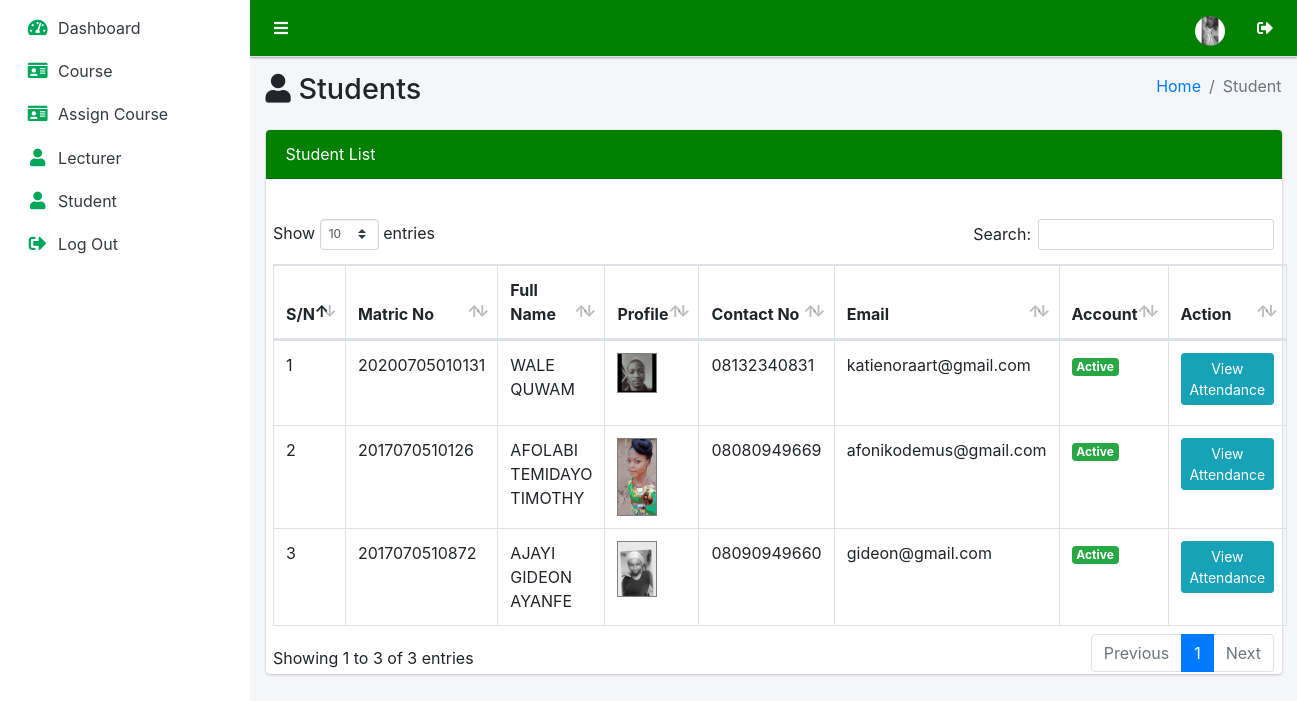
The app's page /admin/attendance-list.php (signed in) with its own data.
### tables this page shows
CREATE TABLE `tbluser` (
  `id` int NOT NULL,
  `matricno` varchar(100) DEFAULT NULL,
  `fullname` varchar(100) NOT NULL,
  `email` varchar(50) NOT NULL,
  `phone` varchar(15) DEFAULT NULL,
  `gender` varchar(10) DEFAULT NULL,
  `level` varchar(10) DEFAULT NULL,
  `program` varchar(5) DEFAULT NULL,
  `department` varchar(50) DEFAULT NULL,
  `faculty` varchar(10) DEFAULT NULL,
  `password` text NOT NULL,
  `picture` varchar(100) NOT NULL,
  `usertype` varchar(10) NOT NULL,
  `status` varchar(10) NOT NULL
);

### core/init.php (called while the page is built, shortened)
<?php
	include('database/config.php');
	include('classes/GlobalClass.php');
	include('classes/User.php');
	global $pdo;
	$globalclass = new GlobalClass($pdo);
	$user = new User($pdo);
?>

### core/classes/GlobalClass.php (called while the page is built, shortened)
<?php
	class GlobalClass {
		protected $pdo;
		function __construct($pdo){
			$this->pdo = $pdo;
		}
        public function selectWhere($table,$column1,$value1){
        	$stmt = $this->pdo->prepare("SELECT * FROM `$table` WHERE `$column1` = '$value1' ");
        	$stmt->execute();
			return $stmt->fetchAll(PDO::FETCH_OBJ);
        }
		public function selectByOneColumn($column,$table,$value){
        	$stmt = $this->pdo->prepare("SELECT * FROM `$table` WHERE `$column` = '$value' ");
        	$stmt->execute();
			return $stmt->fetch(PDO::FETCH_OBJ);
        }
	}
?>

### core/classes/User.php (called while the page is built, shortened)
<?php
	class User extends GlobalClass {
		function __construct($pdo){
			$this->pdo = $pdo;
		}
	}
?>

### admin/attendance-list.php (the view, shortened to what this page needs)
<?php
   require('../core/validate/user.php');
   if(isset($_SESSION['user']) AND !empty($_SESSION['user'])){
      $getUser = $globalclass->selectByOneColumn('email','tbluser',$_SESSION['user']);
   }else{
      header('location: ./');
   }
?>
<!DOCTYPE html>
<html lang="en">
<head>
   <link rel="stylesheet" href="../asset/fontawesome/css/all.min.css">
   <link rel="stylesheet" href="../asset/css/adminlte.min.css">
   <link rel="stylesheet" href="../asset/tables/datatables-bs4/css/dataTables.bootstrap4.min.css">
</head>
<body class="hold-transition sidebar-mini layout-fixed">
   <div class="wrapper">
      <nav class="main-header navbar navbar-expand navbar-light elevation-1" style="background-color: green;">
         <?php include('includes/navbar.php'); ?>
      </nav>
      <aside class="main-sidebar sidebar-light-primary ">
         <?php include('includes/sidebar.php'); ?>
      </aside>
         <div class="content-wrapper">
            <div class="content-header">
               <div class="container-fluid">
                  <div class="row mb-2">
                     <div class="col-sm-6">
                        <h1 class="m-0"><span class="fa fa-user"></span> Students</h1>
                     </div>
                     <div class="col-sm-6">
                        <ol class="breadcrumb float-sm-right">
                           <li class="breadcrumb-item"><a href="#">Home</a></li>
                           <li class="breadcrumb-item active">Student</li>
                        </ol>
                     </div>
                  </div>
               </div>
            </div>
            <section class="content">
               <div class="container-fluid">
                  <div class="card card-info">
                     <div class="card-header" style="background-color: green;">
						</i> Student List</i>
                     </div>
                     <br>
                     <div class="col-md-12 mt-3">
                        <table id="example1" class="table table-bordered">
                           <thead>
                              <tr>
                                 <th>S/N</th>
                                 <th>Matric No</th>
                                 <th>Full Name</th>
                                 <th>Profile</th>
                                 <th>Contact No</th>
                                 <th>Email</th>
                                 <th>Account</th>
                                 <th>Action</th>
                              </tr>
                           </thead>
                           <tbody>
                              <?php $i = 1; foreach($user->selectWhere('tbluser','usertype','Student') as $getstudent): ?>
                              <tr>
                                 <td><?= $i++; ?></td>
                                 <td><?= $getstudent->matricno; ?></td>
                                 <td><?= strtoupper($getstudent->fullname); ?></td>
                                 <td><img src="../image/<?= $getstudent->picture; ?>" width="40" style="border: 1px solid gray;"></td>
                                 <td><?= $getstudent->phone; ?></td>
                                 <td><?= $getstudent->email; ?></td>
                                 <td>
                                       <?php if($getstudent->status == 'Active'): ?>
                                          <span class="badge bg-success">Active</span>
                                       <?php elseif($getstudent->status == 'In-active'): ?>
                                          <span class="badge bg-danger">Inactive</span>
                                       <?php endif; ?>
                                 </td>
                                 <td class="text-center">
                                       <a href="print-attendance?sid=<?= $getstudent->matricno; ?>" target="_blank" class="btn btn-info btn-sm mb-2">View Attendance</a>
                                 </td>
                              </tr>
                              <?php endforeach; ?>
                           </tbody>
                        </table>
                     </div>
                  </div>
               </div>
            </section>
         </div>
      </div>
   </body>
</html>

### admin/includes/navbar.php
<ul class="navbar-nav">
   <li class="nav-item">
      <a class="nav-link" data-widget="pushmenu" href="#" role="button"><i class="fas fa-bars"></i></a>
   </li>
</ul>
<ul class="navbar-nav ml-auto">
   <li class="nav-item">
      <a class="nav-link" href="#" role="button">
         <img src="../image/<?= $getUser->picture; ?>" class="img-circle " alt="User Image" width="30">
      </a>
   </li>
   <li class="nav-item">
      <a class="nav-link" data-widget="fullscreen" href="logout">
         <i class="fas fa-sign-out-alt"></i>
      </a>
   </li>
</ul>

### admin/attendance-list.php (style rules this page uses)
li a i { color: #fff; }

### records on screen
tbluser: picture (picture)
tbluser: matricno "20200705010131", fullname "WALE QUWAM", picture (picture), phone "08132340831", email "katienoraart@gmail.com", status "Active"
tbluser: matricno "2017070510126", fullname "AFOLABI TEMIDAYO TIMOTHY", picture (picture), phone "08080949669", email "afonikodemus@gmail.com", status "Active"
tbluser: matricno "2017070510872", fullname "AJAYI GIDEON AYANFE", picture (picture), phone "08090949660", email "gideon@gmail.com", status "Active"
